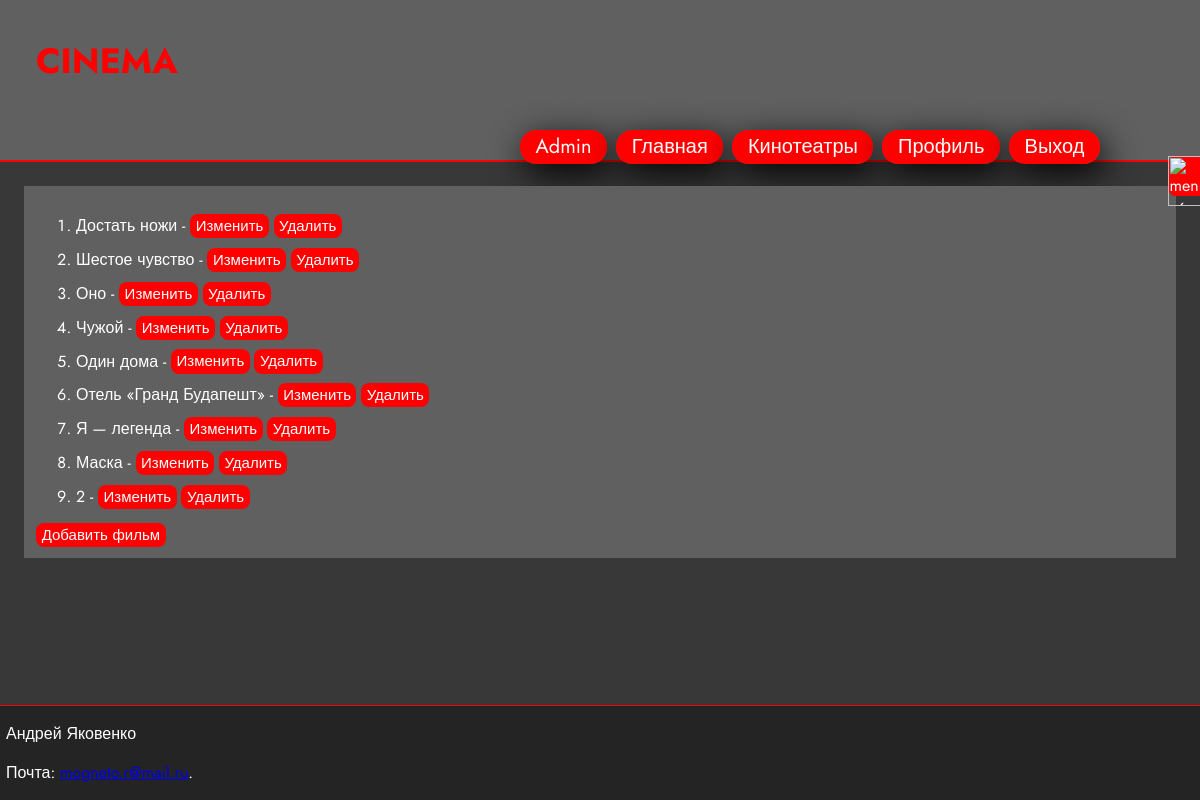
The page /manage/films (signed in) on the database its author committed.
### card/models.py (models this page shows, shortened)
class Film(models.Model):
    title = models.CharField(max_length=50)
    category = models.ManyToManyField(Category)
    img_url = models.URLField()
    discription =  models.CharField(max_length=1000)
    year = models.IntegerField(null=True)
    country = models.CharField(max_length=50)
    director = models.ManyToManyField(Director)
    duration = models.IntegerField(null=True)

### card/views.py (the view)
# urls.py: path('manage/films', views.film_list, name='film_list' ),
@login_required
@user_passes_test(employer_check)
def film_list(request):
    films = Film.objects.all()
    return render(request, 'manage/films/film_list.html', {'films': films})

### card/views.py (called while the page is built)
def employer_check(user):
    return user.profile.is_employer

### card/templates/manage/films/film_list.html (shortened to what this page needs)
{% extends "manage/bar.html" %}
{%block content%}
    <div class='list_div'>
        <ol>
            {%for film in films %}
                <li> {{film.title}} - <a href="{% url 'film_update' pk=film.pk%}">Изменить</a> <a href="{% url 'film_delete' pk=film.pk%}">Удалить</a></li>
            {%endfor%}
        </ol>
        <a href="{% url 'add_film'%}">Добавить фильм</a>
    </div>
{%endblock%}

### card/static/css/base.css (style rules this page uses)
body { min-height: 100vh; width: 100%; margin: 0 auto; display: flex; flex-direction: column; background-color: #383838; color: #fff; font-family: 'Jost', sans-serif; }
.list_div { margin: 2%; padding: 1%; background-color: rgb(96, 96, 96); }
.list_div li { margin-bottom: 1%; }
.list_div a { text-decoration: none; padding-left: 0.5%; padding-right: 0.5%; padding-top: 0.1%; padding-bottom: 0.1%; color: #fff; background-color: #ff0000; border-radius: 8px; text-decoration: none; font-size: 15px; transition-duration: 0.3s; transition-property: all; }

### rows shown on the page
Film: title "Достать ножи"
Film: title "Шестое чувство"
Film: title "Оно"
Film: title "Чужой"
Film: title "Один дома"
Film: title "Отель «Гранд Будапешт»"
Film: title "Я — легенда"
Film: title "Маска"
Film: title "2"
